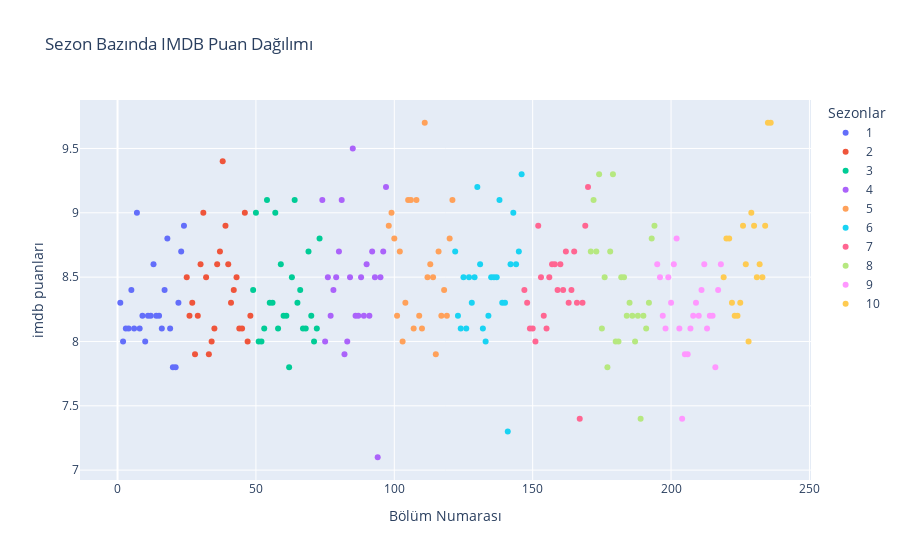

Here is the notebook cell this chart was saved with:
### Markdown cell above
Sezon Bazında IMDB Puan Dağılım Grafiği

### Code cell
fig = px.scatter(all_data, x = 'episode_num_overall', y = 'imdb_rating', color = 'season', labels = {'episode_num_overall': 'Bölüm Numarası',
                                                                                               'imdb_rating': 'imdb puanları',},
                                                                                               title = 'Sezon Bazında IMDB Puan Dağılımı')
fig.update_layout(legend_title = 'Sezonlar')    
fig.show()

### Figure 1 — Plotly figure (JSON) as saved in the notebook; plotly's stock layout.template omitted (floating-point values rounded to 4 significant figures)
{"data": [{"hovertemplate": "season=1<br>Bölüm Numarası=%{x}<br>imdb puanları=%{y}<extra></extra>", "legendgroup": "1", "marker": {"color": "#636efa", "symbol": "circle"}, "mode": "markers", "name": "1", "orientation": "v", "showlegend": true, "type": "scatter", "x": [1, 2, 3, 4, 5, 6, 7, 8, 9, 10, 11, 12, 13, 14, 15, 16, 17, 18, 19, 20, 21, 22, 23, 24], "xaxis": "x", "y": [8.3, 8, 8.1, 8.1, 8.4, 8.1, 9, 8.1, 8.2, 8, 8.2, 8.2, 8.6, 8.2, 8.2, 8.1, 8.4, 8.8, 8.1, 7.8, 7.8, 8.3, 8.7, 8.9], "yaxis": "y"}, {"hovertemplate": "season=2<br>Bölüm Numarası=%{x}<br>imdb puanları=%{y}<extra></extra>", "legendgroup": "2", "marker": {"color": "#EF553B", "symbol": "circle"}, "mode": "markers", "name": "2", "orientation": "v", "showlegend": true, "type": "scatter", "x": [25, 26, 27, 28, 29, 30, 31, 32, 33, 34, 35, 36, 37, 38, 39, 40, 41, 42, 43, 44, 45, 46, 47, 48], "xaxis": "x", "y": [8.5, 8.2, 8.3, 7.9, 8.2, 8.6, 9, 8.5, 7.9, 8, 8.1, 8.6, 8.7, 9.4, 8.9, 8.6, 8.3, 8.4, 8.5, 8.1, 8.1, 9, 8, 8.2], "yaxis": "y"}, {"hovertemplate": "season=3<br>Bölüm Numarası=%{x}<br>imdb puanları=%{y}<extra></extra>", "legendgroup": "3", "marker": {"color": "#00cc96", "symbol": "circle"}, "mode": "markers", "name": "3", "orientation": "v", "showlegend": true, "type": "scatter", "x": [49, 50, 51, 52, 53, 54, 55, 56, 57, 58, 59, 60, 61, 62, 63, 64, 65, 66, 67, 68, 69, 70, 71, 72, 73], "xaxis": "x", "y": [8.4, 9, 8, 8, 8.1, 9.1, 8.3, 8.3, 9, 8.1, 8.6, 8.2, 8.2, 7.8, 8.5, 9.1, 8.3, 8.4, 8.1, 8.1, 8.7, 8.2, 8, 8.1, 8.8], "yaxis": "y"}, {"hovertemplate": "season=4<br>Bölüm Numarası=%{x}<br>imdb puanları=%{y}<extra></extra>", "legendgroup": "4", "marker": {"color": "#ab63fa", "symbol": "circle"}, "mode": "markers", "name": "4", "orientation": "v", "showlegend": true, "type": "scatter", "x": [74, 75, 76, 77, 78, 79, 80, 81, 82, 83, 84, 85, 86, 87, 88, 89, 90, 91, 92, 93, 94, 95, 96, 97], "xaxis": "x", "y": [9.1, 8, 8.5, 8.2, 8.4, 8.5, 8.7, 9.1, 7.9, 8, 8.5, 9.5, 8.2, 8.2, 8.5, 8.2, 8.6, 8.2, 8.7, 8.5, 7.1, 8.5, 8.7, 9.2], "yaxis": "y"}, {"hovertemplate": "season=5<br>Bölüm Numarası=%{x}<br>imdb puanları=%{y}<extra></extra>", "legendgroup": "5", "marker": {"color": "#FFA15A", "symbol": "circle"}, "mode": "markers", "name": "5", "orientation": "v", "showlegend": true, "type": "scatter", "x": [98, 99, 100, 101, 102, 103, 104, 105, 106, 107, 108, 109, 110, 111, 112, 113, 114, 115, 116, 117, 118, 119, 120, 121], "xaxis": "x", "y": [8.9, 9, 8.8, 8.2, 8.7, 8, 8.3, 9.1, 9.1, 8.1, 9.1, 8.2, 8.1, 9.7, 8.5, 8.6, 8.5, 7.9, 8.7, 8.2, 8.4, 8.2, 8.8, 9.1], "yaxis": "y"}, {"hovertemplate": "season=6<br>Bölüm Numarası=%{x}<br>imdb puanları=%{y}<extra></extra>", "legendgroup": "6", "marker": {"color": "#19d3f3", "symbol": "circle"}, "mode": "markers", "name": "6", "orientation": "v", "showlegend": true, "type": "scatter", "x": [122, 123, 124, 125, 126, 127, 128, 129, 130, 131, 132, 133, 134, 135, 136, 137, 138, 139, 140, 141, 142, 143, 144, 145, 146], "xaxis": "x", "y": [8.7, 8.2, 8.1, 8.5, 8.1, 8.5, 8.3, 8.5, 9.2, 8.6, 8.1, 8, 8.2, 8.5, 8.5, 8.5, 9.1, 8.3, 8.3, 7.3, 8.6, 9, 8.6, 8.7, 9.3], "yaxis": "y"}, {"hovertemplate": "season=7<br>Bölüm Numarası=%{x}<br>imdb puanları=%{y}<extra></extra>", "legendgroup": "7", "marker": {"color": "#FF6692", "symbol": "circle"}, "mode": "markers", "name": "7", "orientation": "v", "showlegend": true, "type": "scatter", "x": [147, 148, 149, 150, 151, 152, 153, 154, 155, 156, 157, 158, 159, 160, 161, 162, 163, 164, 165, 166, 167, 168, 169, 170], "xaxis": "x", "y": [8.4, 8.3, 8.1, 8.1, 8, 8.9, 8.5, 8.2, 8.1, 8.5, 8.6, 8.6, 8.4, 8.6, 8.4, 8.7, 8.3, 8.4, 8.7, 8.3, 7.4, 8.3, 8.9, 9.2], "yaxis": "y"}, {"hovertemplate": "season=8<br>Bölüm Numarası=%{x}<br>imdb puanları=%{y}<extra></extra>", "legendgroup": "8", "marker": {"color": "#B6E880", "symbol": "circle"}, "mode": "markers", "name": "8", "orientation": "v", "showlegend": true, "type": "scatter", "x": [171, 172, 173, 174, 175, 176, 177, 178, 179, 180, 181, 182, 183, 184, 185, 186, 187, 188, 189, 190, 191, 192, 193, 194], "xaxis": "x", "y": [8.7, 9.1, 8.7, 9.3, 8.1, 8.5, 7.8, 8.7, 9.3, 8, 8, 8.5, 8.5, 8.2, 8.3, 8.2, 8, 8.2, 7.4, 8.2, 8.1, 8.3, 8.8, 8.9], "yaxis": "y"}, {"hovertemplate": "season=9<br>Bölüm Numarası=%{x}<br>imdb puanları=%{y}<extra></extra>", "legendgroup": "9", "marker": {"color": "#FF97FF", "symbol": "circle"}, "mode": "markers", "name": "9", "orientation": "v", "showlegend": true, "type": "scatter", "x": [195, 196, 197, 198, 199, 200, 201, 202, 203, 204, 205, 206, 207, 208, 209, 210, 211, 212, 213, 214, 215, 216, 217, 218], "xaxis": "x", "y": [8.6, 8.5, 8.2, 8.1, 8.5, 8.3, 8.6, 8.8, 8.1, 7.4, 7.9, 7.9, 8.1, 8.2, 8.3, 8.2, 8.4, 8.6, 8.1, 8.2, 8.2, 7.8, 8.4, 8.6], "yaxis": "y"}, {"hovertemplate": "season=10<br>Bölüm Numarası=%{x}<br>imdb puanları=%{y}<extra></extra>", "legendgroup": "10", "marker": {"color": "#FECB52", "symbol": "circle"}, "mode": "markers", "name": "10", "orientation": "v", "showlegend": true, "type": "scatter", "x": [219, 220, 221, 222, 223, 224, 225, 226, 227, 228, 229, 230, 231, 232, 233, 234, 235, 236], "xaxis": "x", "y": [8.5, 8.8, 8.8, 8.3, 8.2, 8.2, 8.3, 8.9, 8.6, 8, 9, 8.9, 8.5, 8.6, 8.5, 8.9, 9.7, 9.7], "yaxis": "y"}], "layout": {"legend": {"title": {"text": "Sezonlar"}, "tracegroupgap": 0}, "title": {"text": "Sezon Bazında IMDB Puan Dağılımı"}, "xaxis": {"anchor": "y", "domain": [0, 1], "title": {"text": "Bölüm Numarası"}}, "yaxis": {"anchor": "x", "domain": [0, 1], "title": {"text": "imdb puanları"}}}}
